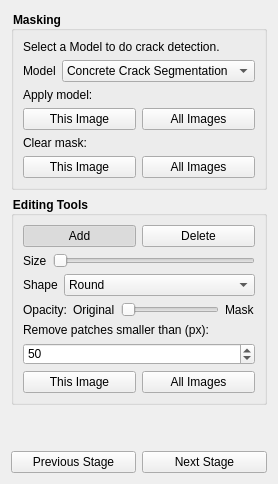
            <widget class="QWidget" name="maskingPage">
             <layout class="QVBoxLayout" name="maskingPageLayout">
              <item>
               <layout class="QVBoxLayout" name="maskingContentLayout">
                <property name="bottomMargin">
                 <number>0</number>
                </property>
                <item>
                 <widget class="QGroupBox" name="maskingGroupBox">
                  <property name="styleSheet">
                   <string notr="true">QGroupBox{
    font-weight: bold;
}
</string>
                  </property>
                  <property name="title">
                   <string>Masking</string>
                  </property>
                  <layout class="QVBoxLayout" name="maskingGroupLayout">
                   <item>
                    <widget class="QLabel" name="modelHintLabel">
                     <property name="text">
                      <string>Select a Model to do crack detection.</string>
                     </property>
                    </widget>
                   </item>
                   <item>
                    <layout class="QHBoxLayout" name="modelSelectionLayout">
                     <item>
                      <widget class="QLabel" name="modelLabel">
                       <property name="text">
                        <string>Model</string>
                       </property>
                      </widget>
                     </item>
                     <item>
                      <widget class="QComboBox" name="modelComboBox">
                       <property name="sizePolicy">
                        <sizepolicy hsizetype="Expanding" vsizetype="Fixed">
                         <horstretch>0</horstretch>
                         <verstretch>0</verstretch>
                        </sizepolicy>
                       </property>
                       <item>
                        <property name="text">
                         <string>Concrete Crack Segmentation</string>
                        </property>
                       </item>
                       <item>
                        <property name="text">
                         <string>None</string>
                        </property>
                       </item>
                      </widget>
                     </item>
                    </layout>
                   </item>
                   <item>
                    <widget class="QLabel" name="applyModelLabel">
                     <property name="text">
                      <string>Apply model:</string>
                     </property>
                    </widget>
                   </item>
                   <item>
                    <layout class="QHBoxLayout" name="applyModelButtonLayout">
                     <item>
                      <widget class="QPushButton" name="applyModelButton">
                       <property name="text">
                        <string>This Image</string>
                       </property>
                      </widget>
                     </item>
                     <item>
                      <widget class="QPushButton" name="applyModelAllButton">
                       <property name="text">
                        <string>All Images</string>
                       </property>
                      </widget>
                     </item>
                    </layout>
                   </item>
                   <item>
                    <widget class="QLabel" name="clearMaskLabel">
                     <property name="text">
                      <string>Clear mask:</string>
                     </property>
                    </widget>
                   </item>
                   <item>
                    <layout class="QHBoxLayout" name="clearMaskButtonLayout">
                     <item>
                      <widget class="QPushButton" name="clearMaskButton">
                       <property name="text">
                        <string>This Image</string>
                       </property>
                      </widget>
                     </item>
                     <item>
                      <widget class="QPushButton" name="clearMaskAllButton">
                       <property name="text">
                        <string>All Images</string>
                       </property>
                      </widget>
                     </item>
                    </layout>
                   </item>
                  </layout>
                 </widget>
                </item>
                <item>
                 <widget class="QGroupBox" name="editingToolsGroupBox">
                  <property name="minimumSize">
                   <size>
                    <width>0</width>
                    <height>150</height>
                   </size>
                  </property>
                  <property name="styleSheet">
                   <string notr="true">QGroupBox{
    font-weight: bold;
}
</string>
                  </property>
                  <property name="title">
                   <string>Editing Tools</string>
                  </property>
                  <layout class="QVBoxLayout" name="editingToolsLayout">
                   <item>
                    <layout class="QHBoxLayout" name="editModeLayout">
                     <item>
                      <widget class="QPushButton" name="addButton">
                       <property name="text">
                        <string>Add</string>
                       </property>
                       <property name="icon">
                        <iconset resource="../icon.qrc">
                         <normaloff>:/icons/icons/penadd.svg</normaloff>:/icons/icons/penadd.svg</iconset>
                       </property>
                       <property name="iconSize">
                        <size>
                         <width>23</width>
                         <height>23</height>
                        </size>
                       </property>
                       <property name="checkable">
                        <bool>true</bool>
                       </property>
                       <property name="checked">
                        <bool>true</bool>
                       </property>
                       <attribute name="buttonGroup">
                        <string notr="true">penButtonGroup</string>
                       </attribute>
                      </widget>
                     </item>
                     <item>
                      <widget class="QPushButton" name="deleteButton">
                       <property name="text">
                        <string>Delete</string>
                       </property>
                       <property name="icon">
                        <iconset resource="../icon.qrc">
                         <normaloff>:/icons/icons/penminus.svg</normaloff>:/icons/icons/penminus.svg</iconset>
                       </property>
                       <property name="iconSize">
                        <size>
                         <width>23</width>
                         <height>23</height>
                        </size>
                       </property>
                       <property name="checkable">
                        <bool>true</bool>
                       </property>
                       <attribute name="buttonGroup">
                        <string notr="true">penButtonGroup</string>
                       </attribute>
                      </widget>
                     </item>
                    </layout>
                   </item>
                   <item>
                    <layout class="QHBoxLayout" name="penSizeLayout">
                     <item>
                      <widget class="QLabel" name="penSizeLabel">
                       <property name="text">
                        <string>Size</string>
                       </property>
                      </widget>
                     </item>
                     <item>
                      <widget class="QSlider" name="penSizeSlider">
                       <property name="orientation">
                        <enum>Qt::Orientation::Horizontal</enum>
                       </property>
                      </widget>
                     </item>
                    </layout>
                   </item>
                   <item>
                    <layout class="QHBoxLayout" name="penShapeLayout">
                     <item>
                      <widget class="QLabel" name="penShapeLabel">
                       <property name="text">
                        <string>Shape</string>
                       </property>
                      </widget>
                     </item>
                     <item>
                      <widget class="QComboBox" name="penShapeComboBox">
                       <property name="sizePolicy">
                        <sizepolicy hsizetype="Expanding" vsizetype="Fixed">
                         <horstretch>0</horstretch>
                         <verstretch>0</verstretch>
                        </sizepolicy>
                       </property>
                       <item>
                        <property name="text">
                         <string>Round</string>
                        </property>
                       </item>
                       <item>
                        <property name="text">
                         <string>Square</string>
                        </property>
                       </item>
                      </widget>
                     </item>
                    </layout>
                   </item>
                   <item>
                    <layout class="QHBoxLayout" name="opacityLayout">
                     <property name="topMargin">
                      <number>0</number>
                     </property>
                     <item>
                      <widget class="QLabel" name="opacityLabel">
                       <property name="text">
                        <string>Opacity:</string>
                       </property>
                      </widget>
                     </item>
                     <item>
                      <widget class="QLabel" name="labelOriginal">
                       <property name="text">
                        <string>Original</string>
                       </property>
                      </widget>
                     </item>
                     <item>
                      <widget class="QSlider" name="opacitySlider">
                       <property name="orientation">
                        <enum>Qt::Orientation::Horizontal</enum>
                       </property>
                      </widget>
                     </item>
                     <item>
                      <widget class="QLabel" name="labelMask">
                       <property name="text">
                        <string>Mask</string>
                       </property>
                      </widget>
                     </item>
                    </layout>
                   </item>
                   <item>
                    <widget class="QLabel" name="removePatchesLabel">
                     <property name="text">
                      <string>Remove patches smaller than (px):</string>
                     </property>
                     <property name="wordWrap">
                      <bool>true</bool>
                     </property>
                    </widget>
                   </item>
                   <item>
                    <widget class="QSpinBox" name="patchAreaSpinBox">
                     <property name="toolTip">
                      <string>Disconnected mask regions smaller than this area are removed.</string>
                     </property>
                     <property name="minimum">
                      <number>1</number>
                     </property>
                     <property name="maximum">
                      <number>999999</number>
                     </property>
                     <property name="value">
                      <number>50</number>
                     </property>
                    </widget>
                   </item>
                   <item>
                    <layout class="QHBoxLayout" name="removePatchesButtonLayout">
                     <item>
                      <widget class="QPushButton" name="removePatchesButton">
                       <property name="text">
                        <string>This Image</string>
                       </property>
                      </widget>
                     </item>
                     <item>
                      <widget class="QPushButton" name="removePatchesAllButton">
                       <property name="text">
                        <string>All Images</string>
                       </property>
                      </widget>
                     </item>
                    </layout>
                   </item>
                  </layout>
                 </widget>
                </item>
                <item>
                 <spacer name="maskingBottomSpacer">
                  <property name="orientation">
                   <enum>Qt::Orientation::Vertical</enum>
                  </property>
                  <property name="sizeHint" stdset="0">
                   <size>
                    <width>20</width>
                    <height>40</height>
                   </size>
                  </property>
                 </spacer>
                </item>
                <item>
                 <layout class="QHBoxLayout" name="maskingNavigationLayout">
                  <item>
                   <widget class="QPushButton" name="previousButton2">
                    <property name="text">
                     <string>Previous Stage</string>
                    </property>
                   </widget>
                  </item>
                  <item>
                   <widget class="QPushButton" name="nextButton2">
                    <property name="text">
                     <string>Next Stage</string>
                    </property>
                   </widget>
                  </item>
                 </layout>
                </item>
               </layout>
              </item>
             </layout>
            </widget>
